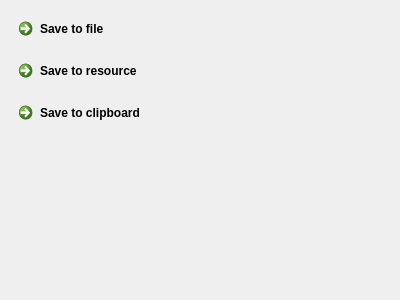
<?xml version="1.0" encoding="UTF-8"?>
<ui version="4.0">
 <class>SaveScreenshotWizardPage</class>
 <widget class="QWizardPage" name="SaveScreenshotWizardPage">
  <property name="geometry">
   <rect>
    <x>0</x>
    <y>0</y>
    <width>400</width>
    <height>300</height>
   </rect>
  </property>
  <property name="windowTitle">
   <string>WizardPage</string>
  </property>
  <layout class="QVBoxLayout" name="verticalLayout">
   <item>
    <widget class="QCommandLinkButton" name="saveToFileCommandLinkButton">
     <property name="text">
      <string>Save to file</string>
     </property>
    </widget>
   </item>
   <item>
    <widget class="QCommandLinkButton" name="saveToResourceCommandLinkButton">
     <property name="text">
      <string>Save to resource</string>
     </property>
    </widget>
   </item>
   <item>
    <widget class="QCommandLinkButton" name="saveToClipboardCommandLinkButton">
     <property name="text">
      <string>Save to clipboard</string>
     </property>
    </widget>
   </item>
   <item>
    <spacer name="verticalSpacer">
     <property name="orientation">
      <enum>Qt::Vertical</enum>
     </property>
     <property name="sizeHint" stdset="0">
      <size>
       <width>20</width>
       <height>40</height>
      </size>
     </property>
    </spacer>
   </item>
  </layout>
 </widget>
 <resources/>
 <connections/>
</ui>
